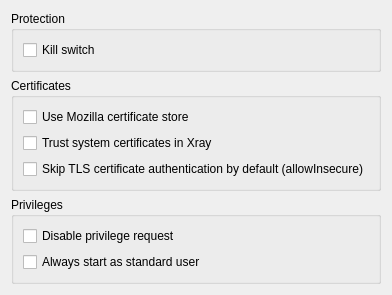
     <widget class="QWidget" name="tab_security">
      <attribute name="title">
       <string>Security</string>
      </attribute>
      <layout class="QVBoxLayout" name="verticalLayout_security">
       <item>
        <widget class="QGroupBox" name="protection_box">
         <property name="title">
          <string>Protection</string>
         </property>
         <layout class="QGridLayout" name="gridLayout_protection">
          <item row="0" column="0">
           <widget class="QCheckBox" name="kill_switch">
            <property name="toolTip">
             <string>Block all traffic outside Throne while it runs, even with no profile on.</string>
            </property>
            <property name="text">
             <string>Kill switch</string>
            </property>
           </widget>
          </item>
         </layout>
        </widget>
       </item>
       <item>
        <widget class="QGroupBox" name="cert_box">
         <property name="title">
          <string>Certificates</string>
         </property>
         <layout class="QGridLayout" name="gridLayout_cert">
          <item row="0" column="0">
           <widget class="QCheckBox" name="mozilla_cert">
            <property name="text">
             <string>Use Mozilla certificate store</string>
            </property>
           </widget>
          </item>
          <item row="1" column="0">
           <widget class="QCheckBox" name="xray_use_system_ca">
            <property name="toolTip">
             <string>Let Xray also trust the root certificates installed in the system.</string>
            </property>
            <property name="text">
             <string>Trust system certificates in Xray</string>
            </property>
           </widget>
          </item>
          <item row="2" column="0">
           <widget class="QCheckBox" name="skip_cert">
            <property name="text">
             <string>Skip TLS certificate authentication by default (allowInsecure)</string>
            </property>
           </widget>
          </item>
         </layout>
        </widget>
       </item>
       <item>
        <widget class="QGroupBox" name="priv_box">
         <property name="title">
          <string>Privileges</string>
         </property>
         <layout class="QGridLayout" name="gridLayout_priv">
          <item row="0" column="0">
           <widget class="QCheckBox" name="disable_priv_req">
            <property name="text">
             <string>Disable privilege request</string>
            </property>
           </widget>
          </item>
          <item row="1" column="0">
           <widget class="QCheckBox" name="windows_no_admin">
            <property name="toolTip">
             <string>Never start as administrator unless you ask for it.</string>
            </property>
            <property name="text">
             <string>Always start as standard user</string>
            </property>
           </widget>
          </item>
         </layout>
        </widget>
       </item>
       <item>
        <spacer name="verticalSpacer_security">
         <property name="orientation">
          <enum>Qt::Orientation::Vertical</enum>
         </property>
         <property name="sizeHint" stdset="0">
          <size>
           <width>20</width>
           <height>0</height>
          </size>
         </property>
        </spacer>
       </item>
      </layout>
     </widget>
